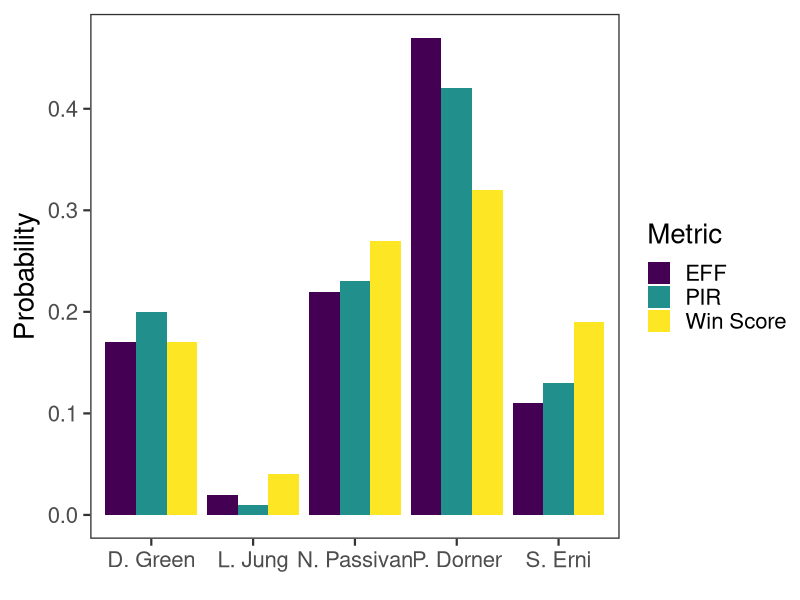

This chart was generated by the following R code:
# Information extracted from posterior_probabilities_players.R

p_player <- data.frame(Player = rep(c("D. Green", "L. Jung", "N. Passivan", 
                                      "P. Dorner", "S. Erni"), 3),
                       Probability = c(0.17, 0.02, 0.22, 0.47, 0.11,
                                       0.2, 0.01, 0.23, 0.42, 0.13,
                                       0.17, 0.04, 0.27, 0.32, 0.19),
                       Metric=c(rep("EFF",5), rep("PIR",5), rep("Win Score",5)))

library(ggplot2)
library(viridis)

ggplot(p_player, aes(x=Player, y=Probability, fill = Metric)) + 
  geom_bar(stat = "identity", position = position_dodge())  +
  scale_fill_viridis(discrete = TRUE, option = "D")+
  theme_test(base_size = 20, base_line_size = 15/20) +
  labs(x=element_blank())
